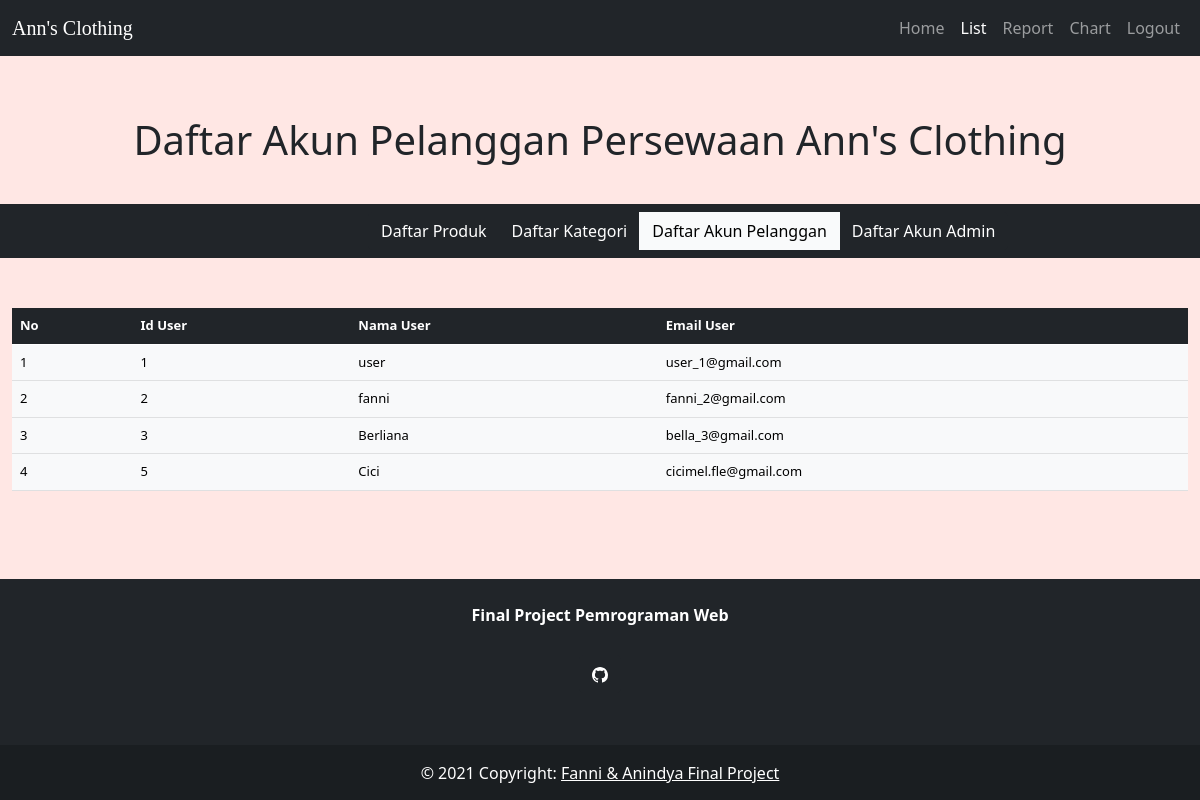
/accuser.php, run on the app's committed database.
### tables this page shows
CREATE TABLE `user` (
  `id_user` int(11) NOT NULL,
  `nama_user` varchar(50) NOT NULL,
  `email_user` varchar(50) NOT NULL,
  `password` varchar(50) NOT NULL
);

### accuser.php (the view, shortened to what this page needs)
<!DOCTYPE html>
<html>
    <link rel="stylesheet" href="https://cdn.jsdelivr.net/npm/bootstrap@5.0.0-beta3/dist/css/bootstrap.min.css"
      rel="stylesheet">
    <body>
        <div class="bg-image" style="background-image: url(img/pin.png); height: auto;">
            <nav class="navbar navbar-expand-md bg-dark navbar-dark">
                <div class="container-fluid">
                    <div class="navbar-header">
                    <a class="navbar-brand" href="#" style="font-family: playfair display;">Ann's Clothing</a>
                    </div>
                    <ul class="navbar-nav nav justify-content-end">
                        <li class="nav-item">
                            <a class="nav-link" href="admin.php">Home</a>
                        </li>
                        <li class="nav-item dropdown">
                            <a class="nav-link active" aria-current="page" href="list.php">List</a>
                        </li>
                        <li class="nav-item">
                            <a class="nav-link" href="report.php">Report</a>
                        </li>
                        <li class="nav-item">
                            <a class="nav-link" href="chart.php">Chart</a>
                        </li>
                        <li class="nav-item">
                            <a class="nav-link" href="logout.php">Logout</a>
                        </li>
                    </ul>
                </div>
            </nav>
            <div class="text-center" style="margin-top: 60px;">
                <h1> Daftar Akun Pelanggan Persewaan Ann's Clothing </h1>
            </div>
            <div class="container-fluid bg-dark" style="padding: 8px; margin-top: 40px;">
                <div class="btn-group" style="margin-left: 360px;">
                    <a href="list.php" class="btn btn-dark"> Daftar Produk</a>
                    <a href="kategori.php" class="btn btn-dark">Daftar Kategori</a>
                    <a href="accuser.php" class="btn btn-light active" aria-current="page">Daftar Akun Pelanggan</a>
                    <a href="accadmin.php" class="btn btn-dark">Daftar Akun Admin</a>
                </div>
            </div>
            <div class="container-fluid" style="margin-top: 50px; font-size: small;">
                <table class="table table-hover">
                    <thead class="table-dark">
                        <tr>
                            <th>No</th>
                            <th>Id User</th>
                            <th>Nama User</th>
                            <th>Email User</th>
                        </tr>
                    </thead>
                    <tbody class="table-light">
                        <?php
                        $no = 1;
                        include ('koneksi.php');
                        $sql = mysqli_query($koneksi, "SELECT * FROM user");
                        while($row = mysqli_fetch_assoc($sql)){
                            echo "<tr>";
                            echo "<td> " .$no. " </td>";
                            echo "<td> " .$row['id_user']. " </td>";
                            echo "<td> " .$row['nama_user']. "</td>";
                            echo "<td> " .$row['email_user']. "</td>";
                            $no++;
                        }
                        ?>
                    </tbody>
                </table>
            </div>
            <br>
            <br>
            <br>
        </div>
    </body>
    <footer class="bg-dark text-center text-white">
        <div class="container p-4">
        <section class="mb-4">
            <p>
                <strong>Final Project Pemrograman Web</strong>
            </p>
        </section>
        <section class="mb-4">
            <a class="btn btn-dark btn-floating m-1" href="https://github.com/" role="button">
            </a>
        </section>
        </div>
        <div class="text-center p-3" style="background-color: rgba(0, 0, 0, 0.2);">
            © 2021 Copyright:
            <a class="text-white">Fanni & Anindya Final Project</a>
        </div>
  </footer>
</html>

### data on the page
user: id_user "1", nama_user "user", email_user "user_1@gmail.com"
user: id_user "2", nama_user "fanni", email_user "fanni_2@gmail.com"
user: id_user "3", nama_user "Berliana", email_user "bella_3@gmail.com"
user: id_user "5", nama_user "Cici", email_user "cicimel.fle@gmail.com"
